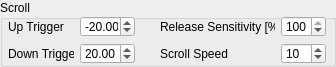
    <widget class="QGroupBox" name="groupBox_8">
     <property name="geometry">
      <rect>
       <x>350</x>
       <y>190</y>
       <width>336</width>
       <height>67</height>
      </rect>
     </property>
     <property name="title">
      <string>Scroll</string>
     </property>
     <widget class="QWidget" name="gridLayoutWidget_13">
      <property name="geometry">
       <rect>
        <x>160</x>
        <y>16</y>
        <width>166</width>
        <height>48</height>
       </rect>
      </property>
      <layout class="QGridLayout" name="gridLayout_13">
       <item row="1" column="0">
        <widget class="QLabel" name="label_37">
         <property name="text">
          <string>Release Sensitivity [%]</string>
         </property>
        </widget>
       </item>
       <item row="2" column="0">
        <widget class="QLabel" name="label_39">
         <property name="text">
          <string>Scroll Speed</string>
         </property>
        </widget>
       </item>
       <item row="1" column="1">
        <widget class="QDoubleSpinBox" name="spinbox_scroll_release_sensitivity">
         <property name="sizePolicy">
          <sizepolicy hsizetype="Maximum" vsizetype="Fixed">
           <horstretch>0</horstretch>
           <verstretch>0</verstretch>
          </sizepolicy>
         </property>
         <property name="maximumSize">
          <size>
           <width>45</width>
           <height>16777215</height>
          </size>
         </property>
         <property name="locale">
          <locale language="English" country="UnitedStates"/>
         </property>
         <property name="decimals">
          <number>0</number>
         </property>
         <property name="minimum">
          <double>0.000000000000000</double>
         </property>
         <property name="maximum">
          <double>100.000000000000000</double>
         </property>
         <property name="singleStep">
          <double>1.000000000000000</double>
         </property>
         <property name="value">
          <double>100.000000000000000</double>
         </property>
        </widget>
       </item>
       <item row="2" column="1">
        <widget class="QSpinBox" name="spinbox_scroll_speed">
         <property name="sizePolicy">
          <sizepolicy hsizetype="Maximum" vsizetype="Fixed">
           <horstretch>0</horstretch>
           <verstretch>0</verstretch>
          </sizepolicy>
         </property>
         <property name="maximumSize">
          <size>
           <width>45</width>
           <height>16777215</height>
          </size>
         </property>
         <property name="minimum">
          <number>1</number>
         </property>
         <property name="maximum">
          <number>100</number>
         </property>
         <property name="singleStep">
          <number>1</number>
         </property>
         <property name="value">
          <number>10</number>
         </property>
        </widget>
       </item>
      </layout>
     </widget>
     <widget class="QWidget" name="gridLayoutWidget_14">
      <property name="geometry">
       <rect>
        <x>8</x>
        <y>16</y>
        <width>127</width>
        <height>48</height>
       </rect>
      </property>
      <layout class="QGridLayout" name="gridLayout_14">
       <item row="1" column="0">
        <widget class="QLabel" name="label_30">
         <property name="text">
          <string>Down Trigger</string>
         </property>
        </widget>
       </item>
       <item row="0" column="0">
        <widget class="QLabel" name="label_28">
         <property name="text">
          <string>Up Trigger</string>
         </property>
        </widget>
       </item>
       <item row="0" column="1">
        <widget class="QDoubleSpinBox" name="spinbox_scroll_up_trigger">
         <property name="sizePolicy">
          <sizepolicy hsizetype="Maximum" vsizetype="Fixed">
           <horstretch>0</horstretch>
           <verstretch>0</verstretch>
          </sizepolicy>
         </property>
         <property name="maximumSize">
          <size>
           <width>55</width>
           <height>16777215</height>
          </size>
         </property>
         <property name="locale">
          <locale language="English" country="UnitedStates"/>
         </property>
         <property name="minimum">
          <double>-1000.000000000000000</double>
         </property>
         <property name="maximum">
          <double>1000.000000000000000</double>
         </property>
         <property name="singleStep">
          <double>1.000000000000000</double>
         </property>
         <property name="value">
          <double>-20.000000000000000</double>
         </property>
        </widget>
       </item>
       <item row="1" column="1">
        <widget class="QDoubleSpinBox" name="spinbox_scroll_down_trigger">
         <property name="sizePolicy">
          <sizepolicy hsizetype="Maximum" vsizetype="Fixed">
           <horstretch>0</horstretch>
           <verstretch>0</verstretch>
          </sizepolicy>
         </property>
         <property name="maximumSize">
          <size>
           <width>55</width>
           <height>16777215</height>
          </size>
         </property>
         <property name="locale">
          <locale language="English" country="UnitedStates"/>
         </property>
         <property name="minimum">
          <double>-1000.000000000000000</double>
         </property>
         <property name="maximum">
          <double>1000.000000000000000</double>
         </property>
         <property name="singleStep">
          <double>1.000000000000000</double>
         </property>
         <property name="value">
          <double>20.000000000000000</double>
         </property>
        </widget>
       </item>
      </layout>
     </widget>
    </widget>
